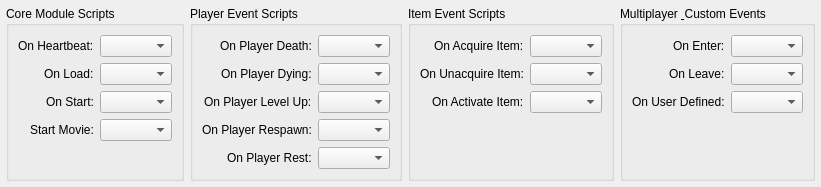
      <widget class="QWidget" name="tabScripts">
       <attribute name="title">
        <string>Module Scripts</string>
       </attribute>
       <layout class="QHBoxLayout" name="horizontalLayout_3">
        <property name="spacing">
         <number>6</number>
        </property>
        <property name="leftMargin">
         <number>6</number>
        </property>
        <property name="topMargin">
         <number>6</number>
        </property>
        <property name="rightMargin">
         <number>6</number>
        </property>
        <property name="bottomMargin">
         <number>6</number>
        </property>
        <item>
         <widget class="QGroupBox" name="groupBoxScriptsMain">
          <property name="title">
           <string>Core Module Scripts</string>
          </property>
          <layout class="QFormLayout" name="formLayoutScriptsMain">
           <property name="labelAlignment">
            <set>Qt::AlignRight|Qt::AlignTrailing|Qt::AlignVCenter</set>
           </property>
           <item row="0" column="0">
            <widget class="QLabel" name="labelOnHeartbeat">
             <property name="text">
              <string>On Heartbeat:</string>
             </property>
             <property name="toolTip">
              <string>Fires periodically (~6 seconds). This is the module heartbeat script that executes repeatedly while the module is loaded. Used for timers, global condition checks, ambient system updates, and periodic module-wide events. Defined by Mod_OnHeartbeat field (ResRef, max 16 chars) in the IFO GFF structure. Script scope: Module (highest level, can access/modify module-wide state).</string>
             </property>
            </widget>
           </item>
           <item row="0" column="1">
            <widget class="FilterComboBox" name="onHeartbeatEdit">
             <property name="toolTip">
              <string>Fires periodically (~6 seconds). This is the module heartbeat script that executes repeatedly while the module is loaded. Used for timers, global condition checks, ambient system updates, and periodic module-wide events. Defined by Mod_OnHeartbeat field (ResRef, max 16 chars) in the IFO GFF structure. Script scope: Module (highest level, can access/modify module-wide state). Right-click to find references.</string>
             </property>
            </widget>
           </item>
           <item row="1" column="0">
            <widget class="QLabel" name="labelOnLoad">
             <property name="text">
              <string>On Load:</string>
             </property>
             <property name="toolTip">
              <string>Fires when module finishes loading, before player spawn. This script executes once when the module is loaded into memory. Used to initialize global variables, setup persistent data structures, load saved state, and prepare module-wide systems. Defined by Mod_OnModLoad field (ResRef, max 16 chars) in the IFO GFF structure. Script scope: Module. Executes in sequence: Read IFO → Check Requirements → Load HAKs → Play Movie → Load Entry Area → Fire OnModLoad → Spawn Player → Fire OnModStart.</string>
             </property>
            </widget>
           </item>
           <item row="1" column="1">
            <widget class="FilterComboBox" name="onLoadEdit">
             <property name="toolTip">
              <string>Fires when module finishes loading, before player spawn. This script executes once when the module is loaded into memory. Used to initialize global variables, setup persistent data structures, load saved state, and prepare module-wide systems. Defined by Mod_OnModLoad field (ResRef, max 16 chars) in the IFO GFF structure. Script scope: Module. Executes in sequence: Read IFO → Check Requirements → Load HAKs → Play Movie → Load Entry Area → Fire OnModLoad → Spawn Player → Fire OnModStart. Right-click to find references.</string>
             </property>
            </widget>
           </item>
           <item row="2" column="0">
            <widget class="QLabel" name="labelOnStart">
             <property name="text">
              <string>On Start:</string>
             </property>
             <property name="toolTip">
              <string>Fires after player spawned and positioned. This script executes once after the player character has been placed at the entry point. Used to start cinematics, give starting equipment, setup initial conversations, trigger tutorial dialogues, and initialize player-specific module state. Defined by Mod_OnModStart field (ResRef, max 16 chars) in the IFO GFF structure. Script scope: Module. This is commonly used for story modules, tutorials, and hub areas.</string>
             </property>
            </widget>
           </item>
           <item row="2" column="1">
            <widget class="FilterComboBox" name="onStartEdit">
             <property name="toolTip">
              <string>Fires after player spawned and positioned. This script executes once after the player character has been placed at the entry point. Used to start cinematics, give starting equipment, setup initial conversations, trigger tutorial dialogues, and initialize player-specific module state. Defined by Mod_OnModStart field (ResRef, max 16 chars) in the IFO GFF structure. Script scope: Module. This is commonly used for story modules, tutorials, and hub areas. Right-click to find references.</string>
             </property>
            </widget>
           </item>
           <item row="3" column="0">
            <widget class="QLabel" name="labelStartMovie">
             <property name="text">
              <string>Start Movie:</string>
             </property>
             <property name="toolTip">
              <string>BIK movie file played before module loads. This specifies the BIK video file (Bioware's Bink video format) that plays as an intro cinematic or loading screen before the module begins. Defined by Mod_StartMovie field (ResRef, max 16 chars) in the IFO GFF structure. The movie plays after HAKs are loaded but before the entry area is loaded. Used for intro cinematics, loading screens, and module transitions. Example: "intro", "opening", "load_screen".</string>
             </property>
            </widget>
           </item>
           <item row="3" column="1">
            <widget class="FilterComboBox" name="startMovieEdit">
             <property name="toolTip">
              <string>BIK movie file played before module loads. This specifies the BIK video file (Bioware's Bink video format) that plays as an intro cinematic or loading screen before the module begins. Defined by Mod_StartMovie field (ResRef, max 16 chars) in the IFO GFF structure. The movie plays after HAKs are loaded but before the entry area is loaded. Used for intro cinematics, loading screens, and module transitions. Example: "intro", "opening", "load_screen". Right-click to find references.</string>
             </property>
            </widget>
           </item>
          </layout>
         </widget>
        </item>
        <item>
         <widget class="QGroupBox" name="groupBoxScriptsPlayer">
          <property name="title">
           <string>Player Event Scripts</string>
          </property>
          <layout class="QFormLayout" name="formLayoutScriptsPlayer">
           <property name="labelAlignment">
            <set>Qt::AlignRight|Qt::AlignTrailing|Qt::AlignVCenter</set>
           </property>
           <item row="0" column="0">
            <widget class="QLabel" name="labelOnPlayerDeath">
             <property name="text">
              <string>On Player Death:</string>
             </property>
             <property name="toolTip">
              <string>Fires when player dies. This script executes when the player character's HP reaches 0 and death is confirmed. Used for game over sequences, respawn handling, loading last save, death penalties, and custom death logic. Defined by Mod_OnPlrDeath field (ResRef, max 16 chars) in the IFO GFF structure. Script scope: Module. Fires after OnPlayerDying. Commonly used for respawn systems, death penalties, and game over handling.</string>
             </property>
            </widget>
           </item>
           <item row="0" column="1">
            <widget class="FilterComboBox" name="onPlayerDeathEdit">
             <property name="toolTip">
              <string>Fires when player dies. This script executes when the player character's HP reaches 0 and death is confirmed. Used for game over sequences, respawn handling, loading last save, death penalties, and custom death logic. Defined by Mod_OnPlrDeath field (ResRef, max 16 chars) in the IFO GFF structure. Script scope: Module. Fires after OnPlayerDying. Commonly used for respawn systems, death penalties, and game over handling. Right-click to find references.</string>
             </property>
            </widget>
           </item>
           <item row="1" column="0">
            <widget class="QLabel" name="labelOnPlayerDying">
             <property name="text">
              <string>On Player Dying:</string>
             </property>
             <property name="toolTip">
              <string>Fires when player HP reaches 0 (before death is confirmed). This script executes when the player's HP drops to 0, before the actual death event. Used for death animations, last words, pre-death effects, resurrection attempts, and death prevention logic. Defined by Mod_OnPlrDying field (ResRef, max 16 chars) in the IFO GFF structure. Script scope: Module. Fires before OnPlayerDeath. Can be used to prevent death or trigger special death sequences.</string>
             </property>
            </widget>
           </item>
           <item row="1" column="1">
            <widget class="FilterComboBox" name="onPlayerDyingEdit">
             <property name="toolTip">
              <string>Fires when player HP reaches 0 (before death is confirmed). This script executes when the player's HP drops to 0, before the actual death event. Used for death animations, last words, pre-death effects, resurrection attempts, and death prevention logic. Defined by Mod_OnPlrDying field (ResRef, max 16 chars) in the IFO GFF structure. Script scope: Module. Fires before OnPlayerDeath. Can be used to prevent death or trigger special death sequences. Right-click to find references.</string>
             </property>
            </widget>
           </item>
           <item row="2" column="0">
            <widget class="QLabel" name="labelOnPlayerLevelup">
             <property name="text">
              <string>On Player Level Up:</string>
             </property>
             <property name="toolTip">
              <string>Fires on level up. This script executes when the player character gains a level. Used for level-up bonuses, notifications, progression tracking, auto-leveling NPCs, and custom level-up effects. Defined by Mod_OnPlrLvlUp field (ResRef, max 16 chars) in the IFO GFF structure. Script scope: Module. Commonly used for custom level-up rewards, notifications, and party member leveling.</string>
             </property>
            </widget>
           </item>
           <item row="2" column="1">
            <widget class="FilterComboBox" name="onPlayerLevelupEdit">
             <property name="toolTip">
              <string>Fires on level up. This script executes when the player character gains a level. Used for level-up bonuses, notifications, progression tracking, auto-leveling NPCs, and custom level-up effects. Defined by Mod_OnPlrLvlUp field (ResRef, max 16 chars) in the IFO GFF structure. Script scope: Module. Commonly used for custom level-up rewards, notifications, and party member leveling. Right-click to find references.</string>
             </property>
            </widget>
           </item>
           <item row="3" column="0">
            <widget class="QLabel" name="labelOnPlayerRespawn">
             <property name="text">
              <string>On Player Respawn:</string>
             </property>
             <property name="toolTip">
              <string>Fires on spawn button (multiplayer). This script executes when a player uses the spawn button in multiplayer mode. Used for respawn logic, player reinitialization, spawn point selection, and multiplayer respawn handling. Defined by Mod_OnSpawnBtnDn field (ResRef, max 16 chars) in the IFO GFF structure. Script scope: Module. Primarily used for multiplayer module respawn systems. In single-player, typically unused.</string>
             </property>
            </widget>
           </item>
           <item row="3" column="1">
            <widget class="FilterComboBox" name="onPlayerRespawnEdit">
             <property name="toolTip">
              <string>Fires on spawn button (multiplayer). This script executes when a player uses the spawn button in multiplayer mode. Used for respawn logic, player reinitialization, spawn point selection, and multiplayer respawn handling. Defined by Mod_OnSpawnBtnDn field (ResRef, max 16 chars) in the IFO GFF structure. Script scope: Module. Primarily used for multiplayer module respawn systems. In single-player, typically unused. Right-click to find references.</string>
             </property>
            </widget>
           </item>
           <item row="4" column="0">
            <widget class="QLabel" name="labelOnPlayerRest">
             <property name="text">
              <string>On Player Rest:</string>
             </property>
             <property name="toolTip">
              <string>Fires when player rests (deprecated, unused in KotOR). This script was used in Neverwinter Nights for rest-related events but is not used in KotOR. Defined by Mod_OnPlrRest field (ResRef, max 16 chars) in the IFO GFF structure. Kept for compatibility but has no effect in KotOR gameplay. Script scope: Module.</string>
             </property>
            </widget>
           </item>
           <item row="4" column="1">
            <widget class="FilterComboBox" name="onPlayerRestEdit">
             <property name="toolTip">
              <string>Fires when player rests (deprecated, unused in KotOR). This script was used in Neverwinter Nights for rest-related events but is not used in KotOR. Defined by Mod_OnPlrRest field (ResRef, max 16 chars) in the IFO GFF structure. Kept for compatibility but has no effect in KotOR gameplay. Script scope: Module. Right-click to find references.</string>
             </property>
            </widget>
           </item>
          </layout>
         </widget>
        </item>
        <item>
         <widget class="QGroupBox" name="groupBoxScriptsItem">
          <property name="title">
           <string>Item Event Scripts</string>
          </property>
          <layout class="QFormLayout" name="formLayoutScriptsItem">
           <property name="labelAlignment">
            <set>Qt::AlignRight|Qt::AlignTrailing|Qt::AlignVCenter</set>
           </property>
           <item row="0" column="0">
            <widget class="QLabel" name="labelOnAcquireItem">
             <property name="text">
              <string>On Acquire Item:</string>
             </property>
             <property name="toolTip">
              <string>Fires when item acquired. This script executes when an item is added to the player's inventory (picked up, purchased, rewarded, etc.). Used for quest tracking, item validation, special acquisition effects, item modifications, and inventory management. Defined by Mod_OnAcquirItem field (ResRef, max 16 chars) in the IFO GFF structure. Script scope: Module. Commonly used for quest item tracking and special item behavior.</string>
             </property>
            </widget>
           </item>
           <item row="0" column="1">
            <widget class="FilterComboBox" name="onAcquireItemEdit">
             <property name="toolTip">
              <string>Fires when item acquired. This script executes when an item is added to the player's inventory (picked up, purchased, rewarded, etc.). Used for quest tracking, item validation, special acquisition effects, item modifications, and inventory management. Defined by Mod_OnAcquirItem field (ResRef, max 16 chars) in the IFO GFF structure. Script scope: Module. Commonly used for quest item tracking and special item behavior. Right-click to find references.</string>
             </property>
            </widget>
           </item>
           <item row="1" column="0">
            <widget class="QLabel" name="labelOnUnacquireItem">
             <property name="text">
              <string>On Unacquire Item:</string>
             </property>
             <property name="toolTip">
              <string>Fires when item lost/sold/removed. This script executes when an item is removed from the player's inventory (dropped, sold, given away, destroyed, etc.). Used for cleanup, validation when items are removed from inventory, quest item tracking, and preventing removal of critical items. Defined by Mod_OnUnAqreItem field (ResRef, max 16 chars) in the IFO GFF structure. Script scope: Module. Commonly used for quest item protection and cleanup logic.</string>
             </property>
            </widget>
           </item>
           <item row="1" column="1">
            <widget class="FilterComboBox" name="onUnacquireItemEdit">
             <property name="toolTip">
              <string>Fires when item lost/sold/removed. This script executes when an item is removed from the player's inventory (dropped, sold, given away, destroyed, etc.). Used for cleanup, validation when items are removed from inventory, quest item tracking, and preventing removal of critical items. Defined by Mod_OnUnAqreItem field (ResRef, max 16 chars) in the IFO GFF structure. Script scope: Module. Commonly used for quest item protection and cleanup logic. Right-click to find references.</string>
             </property>
            </widget>
           </item>
           <item row="2" column="0">
            <widget class="QLabel" name="labelOnActivateItem">
             <property name="text">
              <string>On Activate Item:</string>
             </property>
             <property name="toolTip">
              <string>Fires when item activated/used. This script executes when the player uses/activates an item from their inventory. Used for custom item behavior, item effects, consumable logic, and special item activations. Defined by Mod_OnActvtItem field (ResRef, max 16 chars) in the IFO GFF structure. Script scope: Module. Commonly used for custom consumables, quest items, and special equipment effects.</string>
             </property>
            </widget>
           </item>
           <item row="2" column="1">
            <widget class="FilterComboBox" name="onActivateItemEdit">
             <property name="toolTip">
              <string>Fires when item activated/used. This script executes when the player uses/activates an item from their inventory. Used for custom item behavior, item effects, consumable logic, and special item activations. Defined by Mod_OnActvtItem field (ResRef, max 16 chars) in the IFO GFF structure. Script scope: Module. Commonly used for custom consumables, quest items, and special equipment effects. Right-click to find references.</string>
             </property>
            </widget>
           </item>
          </layout>
         </widget>
        </item>
        <item>
         <widget class="QGroupBox" name="groupBoxScriptsMultiplayer">
          <property name="title">
           <string>Multiplayer &amp; Custom Events</string>
          </property>
          <layout class="QFormLayout" name="formLayoutScriptsMultiplayer">
           <property name="labelAlignment">
            <set>Qt::AlignRight|Qt::AlignTrailing|Qt::AlignVCenter</set>
           </property>
           <item row="0" column="0">
            <widget class="QLabel" name="labelOnEnter">
             <property name="text">
              <string>On Enter:</string>
             </property>
             <property name="toolTip">
              <string>Fires on player enter (multiplayer). This script executes when a player enters the module in multiplayer mode. Used for player-specific initialization when entering module, multiplayer state management, player synchronization, and per-player setup. Defined by Mod_OnClientEntr field (ResRef, max 16 chars) in the IFO GFF structure. Script scope: Module. Primarily used for multiplayer module initialization.</string>
             </property>
            </widget>
           </item>
           <item row="0" column="1">
            <widget class="FilterComboBox" name="onEnterEdit">
             <property name="toolTip">
              <string>Fires on player enter (multiplayer). This script executes when a player enters the module in multiplayer mode. Used for player-specific initialization when entering module, multiplayer state management, player synchronization, and per-player setup. Defined by Mod_OnClientEntr field (ResRef, max 16 chars) in the IFO GFF structure. Script scope: Module. Primarily used for multiplayer module initialization. Right-click to find references.</string>
             </property>
            </widget>
           </item>
           <item row="1" column="0">
            <widget class="QLabel" name="labelOnLeave">
             <property name="text">
              <string>On Leave:</string>
             </property>
             <property name="toolTip">
              <string>Fires on player leave (multiplayer). This script executes when a player leaves the module in multiplayer mode. Used for cleanup and state saving when leaving module, multiplayer state management, player disconnection handling, and cleanup of player-specific resources. Defined by Mod_OnClientLeav field (ResRef, max 16 chars) in the IFO GFF structure. Script scope: Module. Primarily used for multiplayer module cleanup.</string>
             </property>
            </widget>
           </item>
           <item row="1" column="1">
            <widget class="FilterComboBox" name="onLeaveEdit">
             <property name="toolTip">
              <string>Fires on player leave (multiplayer). This script executes when a player leaves the module in multiplayer mode. Used for cleanup and state saving when leaving module, multiplayer state management, player disconnection handling, and cleanup of player-specific resources. Defined by Mod_OnClientLeav field (ResRef, max 16 chars) in the IFO GFF structure. Script scope: Module. Primarily used for multiplayer module cleanup. Right-click to find references.</string>
             </property>
            </widget>
           </item>
           <item row="2" column="0">
            <widget class="QLabel" name="labelOnUserDefined">
             <property name="text">
              <string>On User Defined:</string>
             </property>
             <property name="toolTip">
              <string>Fires on user-defined events. This script executes when triggered by user-defined event calls (e.g., SignalEvent). Used for custom event handling, module-specific logic, custom game systems, and flexible event-driven scripting. Defined by Mod_OnUsrDefined field (ResRef, max 16 chars) in the IFO GFF structure. Script scope: Module. Commonly used for custom game mechanics, quest systems, and advanced module scripting.</string>
             </property>
            </widget>
           </item>
           <item row="2" column="1">
            <widget class="FilterComboBox" name="onUserDefinedEdit">
             <property name="toolTip">
              <string>Fires on user-defined events. This script executes when triggered by user-defined event calls (e.g., SignalEvent). Used for custom event handling, module-specific logic, custom game systems, and flexible event-driven scripting. Defined by Mod_OnUsrDefined field (ResRef, max 16 chars) in the IFO GFF structure. Script scope: Module. Commonly used for custom game mechanics, quest systems, and advanced module scripting. Right-click to find references.</string>
             </property>
            </widget>
           </item>
          </layout>
         </widget>
        </item>
       </layout>
      </widget>
